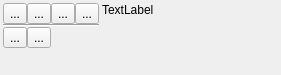
<?xml version="1.0" encoding="UTF-8"?>
<ui version="4.0">
 <class>IScrOptOvlArea</class>
 <widget class="QWidget" name="IScrOptOvlArea">
  <property name="geometry">
   <rect>
    <x>0</x>
    <y>0</y>
    <width>281</width>
    <height>75</height>
   </rect>
  </property>
  <property name="windowTitle">
   <string>Form</string>
  </property>
  <layout class="QHBoxLayout" name="horizontalLayout">
   <property name="spacing">
    <number>3</number>
   </property>
   <property name="leftMargin">
    <number>3</number>
   </property>
   <property name="topMargin">
    <number>3</number>
   </property>
   <property name="rightMargin">
    <number>3</number>
   </property>
   <property name="bottomMargin">
    <number>3</number>
   </property>
   <item>
    <layout class="QGridLayout" name="gridLayout">
     <property name="spacing">
      <number>0</number>
     </property>
     <item row="0" column="2">
      <widget class="QToolButton" name="toolCopy">
       <property name="toolTip">
        <string>Copy area into another project.</string>
       </property>
       <property name="text">
        <string>...</string>
       </property>
       <property name="icon">
        <iconset resource="../../resources.qrc">
         <normaloff>:/icons/32x32/Copy.png</normaloff>:/icons/32x32/Copy.png</iconset>
       </property>
      </widget>
     </item>
     <item row="2" column="1">
      <widget class="QToolButton" name="toolNogo">
       <property name="toolTip">
        <string>Toggle Nogo-Area</string>
       </property>
       <property name="text">
        <string>...</string>
       </property>
       <property name="icon">
        <iconset resource="../../resources.qrc">
         <normaloff>:/icons/32x32/NoGo.png</normaloff>:/icons/32x32/NoGo.png</iconset>
       </property>
       <property name="checkable">
        <bool>true</bool>
       </property>
      </widget>
     </item>
     <item row="2" column="0">
      <widget class="QToolButton" name="toolEdit">
       <property name="toolTip">
        <string>Edit shape of the area.</string>
       </property>
       <property name="text">
        <string>...</string>
       </property>
       <property name="icon">
        <iconset resource="../../resources.qrc">
         <normaloff>:/icons/32x32/AreaMove.png</normaloff>:/icons/32x32/AreaMove.png</iconset>
       </property>
      </widget>
     </item>
     <item row="0" column="3">
      <widget class="QToolButton" name="toolDelete">
       <property name="toolTip">
        <string>Delete area from project.</string>
       </property>
       <property name="text">
        <string>...</string>
       </property>
       <property name="icon">
        <iconset resource="../../resources.qrc">
         <normaloff>:/icons/32x32/DeleteOne.png</normaloff>:/icons/32x32/DeleteOne.png</iconset>
       </property>
      </widget>
     </item>
     <item row="0" column="1">
      <widget class="QToolButton" name="toolTags">
       <property name="toolTip">
        <string>Set tags and rating.</string>
       </property>
       <property name="text">
        <string>...</string>
       </property>
       <property name="icon">
        <iconset resource="../../resources.qrc">
         <normaloff>:/icons/32x32/Tag.png</normaloff>:/icons/32x32/Tag.png</iconset>
       </property>
      </widget>
     </item>
     <item row="0" column="0">
      <widget class="QToolButton" name="toolEditDetails">
       <property name="toolTip">
        <string>View details and edit.</string>
       </property>
       <property name="text">
        <string>...</string>
       </property>
       <property name="icon">
        <iconset resource="../../resources.qrc">
         <normaloff>:/icons/32x32/EditDetails.png</normaloff>:/icons/32x32/EditDetails.png</iconset>
       </property>
      </widget>
     </item>
     <item row="3" column="0">
      <spacer name="verticalSpacer">
       <property name="orientation">
        <enum>Qt::Orientation::Vertical</enum>
       </property>
       <property name="sizeHint" stdset="0">
        <size>
         <width>20</width>
         <height>1</height>
        </size>
       </property>
      </spacer>
     </item>
     <item row="1" column="0" colspan="4">
      <widget class="Line" name="line">
       <property name="orientation">
        <enum>Qt::Orientation::Horizontal</enum>
       </property>
      </widget>
     </item>
    </layout>
   </item>
   <item>
    <widget class="QLabel" name="label">
     <property name="text">
      <string>TextLabel</string>
     </property>
     <property name="alignment">
      <set>Qt::AlignmentFlag::AlignLeading|Qt::AlignmentFlag::AlignLeft|Qt::AlignmentFlag::AlignTop</set>
     </property>
     <property name="openExternalLinks">
      <bool>true</bool>
     </property>
     <property name="textInteractionFlags">
      <set>Qt::TextInteractionFlag::LinksAccessibleByMouse|Qt::TextInteractionFlag::TextSelectableByMouse</set>
     </property>
    </widget>
   </item>
  </layout>
 </widget>
 <resources>
  <include location="../../resources.qrc"/>
 </resources>
 <connections/>
</ui>
